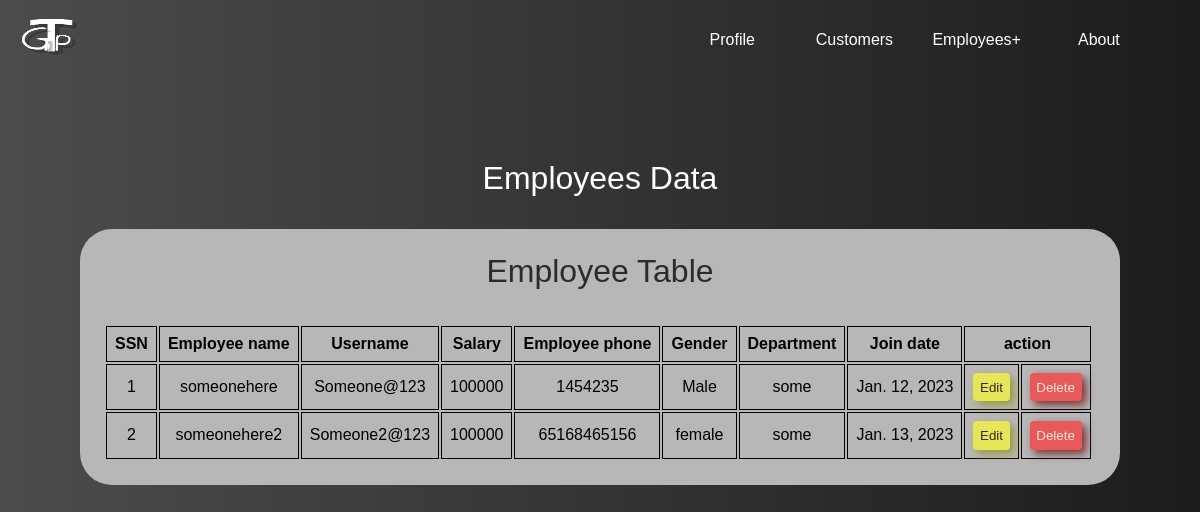
/empinf/, run on an earlier commit of the app's database.
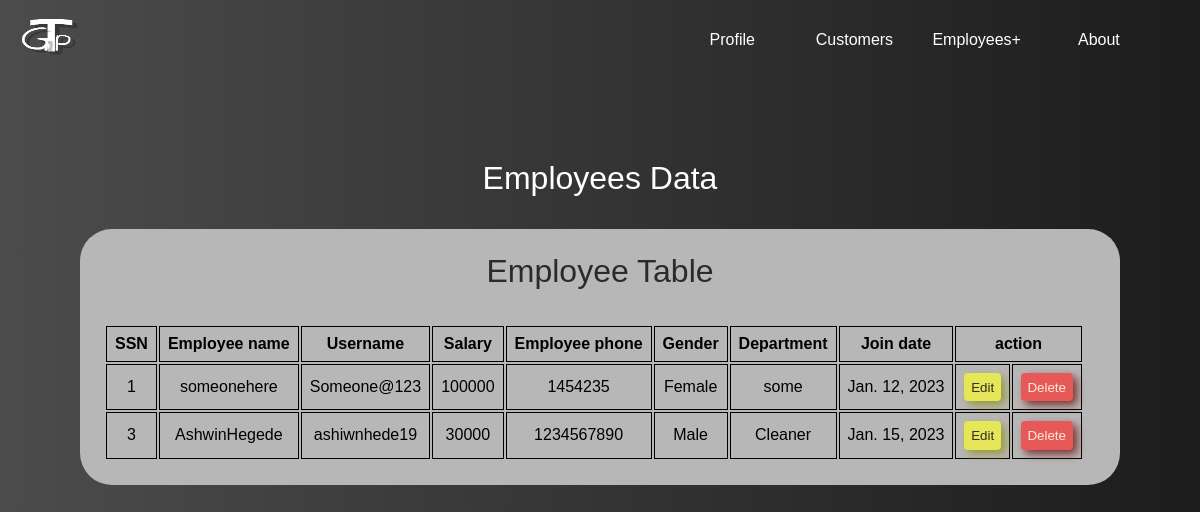
And on a later commit of the database.
### first_vs/models.py (models this page shows, shortened)
class Employees(models.Model):
    Ssn=models.IntegerField(default=0,primary_key=True)
    E_name=models.CharField(max_length=50)
    username=models.CharField(max_length=50,default="default")
    Salary=models.IntegerField()
    E_address=models.TextField(max_length=500)
    E_phone=models.CharField(max_length=13)
    Gender=models.CharField(max_length=20)
    Department=models.CharField(max_length=50)
    password=models.CharField(max_length=60,default="0")
    Join_date=models.DateField()

### first_vs/views.py (the view)
# urls.py: path('empinf/',views.emp_tab,name="emp_tab"),
def emp_tab(request):
    get=Employees.objects.all()
    return render(request,"first_vs/emp_tables.html",{'get':get})

### first_vs/templates/first_vs/emp_tables.html (shortened to what this page needs)
<!DOCTYPE html>
<html lang="en">
<head>
    {% load static %}
    <link rel="stylesheet" href="{% static 'first_vs/emptab.css'%}">
</head>
<body>
    <header>
        {% load static %}
        {% load %}
        <div class="head">
            <div class="left">
                <div class="logo"><a href="#"><img src="{% static 'first_vs/logos/tgp_white.png' %}" alt="logo"></a>
                </div>
            </div>
            <div class="right">
                <ul>
                    <li>
                        <a href="{% url 'hello' %}" rel="noopener noreferrer"><span class="text1">Profile</span></a>
                    </li>
                    <li>
                        <a href="{% url 'customers' %}">
                            <span class="text">Customers</span></a>
                    </li>
                    <li>
                        <a href="{% url 'emp_register' %}">
                            <span class="text">Employees+</span></a>
                    </li>
                    <li>
                        <a href="">
                            <span class="text1">About</span></a>
                    </li>
                </ul>
            </div>
        </div>
    </header>
    <main>
        <p>Employees Data</p>
        <div class="container">
            <p class="inf">Employee Table</p>
            <table>
                {% load %}
                <th>
                    <tr class="hed">
                        <td>SSN</td>
                        <td>Employee name</td>
                        <td>Username</td>
                        <td>Salary</td>
                        <td>Employee phone</td>
                        <td>Gender</td>
                        <td>Department</td>
                        <td>Join date</td>
                        <td colspan="2">action</td>
                    </tr>
                </th>
                {% for i in get %}
                <tr>
                    <td>{{i.Ssn}}</td>
                    <td>{{ i.E_name }}</td>
                    <td>{{ i.username }}</td>
                    <td>{{ i.Salary }}</td>
                    <td>{{ i.E_phone }}</td>
                    <td>{{ i.Gender }}</td>
                    <td>{{ i.Department }}</td>
                    <td>{{ i.Join_date }}</td>
                    <td class="but"><a href="{% url 'eupdate' i.Ssn %}"><button>Edit</button></a></td>
                    <td>
                        <form action="{% url 'edelete' i.Ssn %}" method="post">
                            <input type="submit" name="delete" id="delete" value="Delete">
                        </form>
                    </td>
                </tr>
                {% endfor %}
            </table>
        </div>
    </main>
</body>
</html>

What changed in the data, as far as the page shows it:
removed Employees: Ssn "2", E_name "someonehere2", username "Someone2@123", Salary "100000", E_phone "65168465156", Gender "female", Department "some", Join_date "Jan. 13, 2023"
changed Employees "someonehere": Gender "Male" → "Female"
added Employees: Ssn "3", E_name "AshwinHegede", username "ashiwnhede19", Salary "30000", E_phone "1234567890", Gender "Male", Department "Cleaner", Join_date "Jan. 15, 2023"
